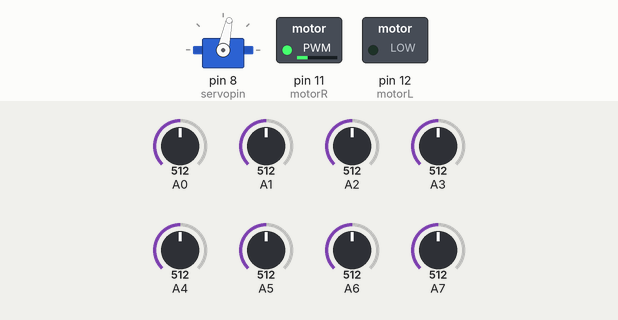
Recording of a sketch running on a simulated Arduino Uno, built with avr-gcc and run on an emulated ATmega328P. Shown: servo, switched loads named in the sketch (green lamp = pin HIGH). The test bench sets the inputs (shaded band); at power-on: A0 = 512, A1 = 512, A2 = 512, A3 = 512, A4 = 512, A5 = 512, A6 = 512, A7 = 512.

Above: at 2.8 s.
2.9 s: A0 set to 716
At 4.3 s:
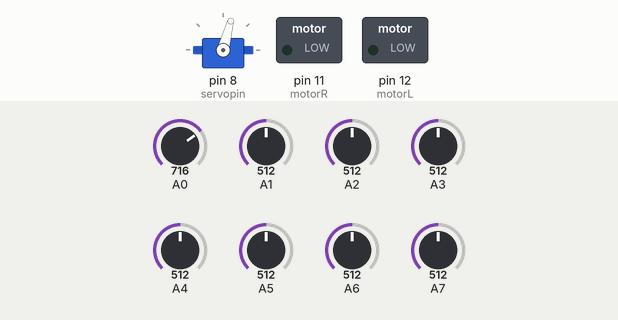
Timing chart, 0 to 5.9 s (numbered marks = the images above; inputs shaded):
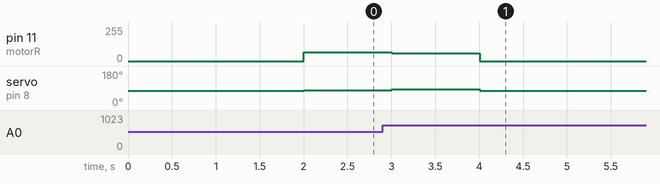

The sketch:

linetrace_servo_p_status.ino
```cpp
typedef enum {
  INIT,
  TRACE,
  TURN_R,
  TURN_L,
  CROSS_LINE,
  STOP,
  NONE
} Status;

Status gStatus = INIT;

#include <Servo.h>

//#define DEBUG

int power = 135;
const float kp = 0.036;
const float kp_pos = 1.05;

float error;
float p;

Servo myservo;
const int servopin = 8;
int pos = 75;

int threshold = 760;
const int motorR = 11;
const int motorL = 12;
int leftpwm = 0;
int rightpwm = 0;

const int sensor_number = 8;
int sensor[sensor_number];
int trace = 0;
int cross_count = 0;

void setup() {
  myservo.attach(servopin);
  myservo.write(pos);
  pinMode(motorR, OUTPUT);
  pinMode(motorL, OUTPUT);

  #ifdef DEBUG
  Serial.begin(9600);
  #endif
}

void loop() {
  for (int i = 0; i < sensor_number; i++) {
    sensor[i] = analogRead(i);
    #ifdef DEBUG
    Serial.print(sensor[i]);
    Serial.print("\t");
    #endif
  }

  if (sensor[0] < threshold){
    trace += 1;
  }
  if (sensor[1] < threshold){
    trace += 2;
  }
  if (sensor[2] < threshold){
    trace += 4;
  }
  if (sensor[3] < threshold){
    trace += 8;
  }
  if (sensor[4] < threshold) {
    trace += 16;
  }
  if (sensor[5] < threshold) {
    trace += 32;
  }
  if (sensor[6] < threshold){
    trace += 64;
  }
  if (sensor[7] < threshold) {
    trace += 128;
  }

  switch(gStatus) {
    case INIT:
      while(millis() < 2000) {
        ;
      }
      gStatus = TRACE;
      break;
    case TRACE:
      if (trace == 31) {
        delay(600);
        if (trace == 31) {
          gStatus = TURN_R;
        } else {
          gStatus = CROSS_LINE;
        }
      } else if (trace == 248) {
        delay(600);
        if (trace == 248) {
          gStatus = TURN_L;
        } else {
          gStatus = CROSS_LINE;
        }
      } else if (trace == 255) {
        gStatus = CROSS_LINE;
      } else {
        gStatus = TRACE;
      }
      p_control();
      break;
    case TURN_R:
      pos = 45;
      rightpwm = 80;
      leftpwm  = 0;

      if (trace == 12) {
        gStatus = TRACE;
      } else {
        gStatus = TURN_R;
      }
      break;
    case TURN_L:
      pos = 105;
      rightpwm = 0;
      leftpwm  = 80;

      if (trace == 48) {
        gStatus = TRACE;
      } else {
        gStatus = TURN_L;
      }
      break;
    case CROSS_LINE:
      cross_count = cross_count + 1;
      delay(1000);
      if (cross_count > 1) {
        gStatus = STOP;
      } else {
        gStatus = TRACE;
      }
      break;
    case STOP:
      pos = 75;
      rightpwm = 0;
      leftpwm = 0;
      break;
    default:
      break;
  }

  myservo.write(pos);
  Motor(rightpwm, leftpwm);

  #ifdef DEBUG
  Serial.print(cross_count);
  Serial.print("\t");
  Serial.println(trace);
  #endif

  trace = 0;
}

void Motor(int motor_r, int motor_l) {
  analogWrite(motorR, motor_r);
  analogWrite(motorL, motor_l);
}

void p_control () {
  error = sensor[0] * (-4)+ sensor[1] * (-3) + sensor[2] * (-2) + sensor[3] * (-1) + sensor[4] * 1 + sensor[5] * 2 + sensor[6] * 3 + sensor[7] * 4;

  p = kp * error;

  if (p > 255) {
    p = 255;
  } else if (p < -255) {
    p = -255;
  } else {
    ;
  }

  rightpwm = power * ((p + 255.0) / 510);
  leftpwm  = power * ((255.0 - p) / 510);
  //pos = map(p, -255, 255, 120, 30);
  pos = (p + 255) * (30 - 120) / 510 + 120;
  pos = kp_pos * pos;
}
```

Measured:
- after the input at 2.9 s, pin 11 (motorR): 67/255 → 59/255 after 0.10 s, → 0/255 1.0 s later; servo on pin 8 (servopin): 78° → 84° after 0.10 s, → 75° 1.0 s later
